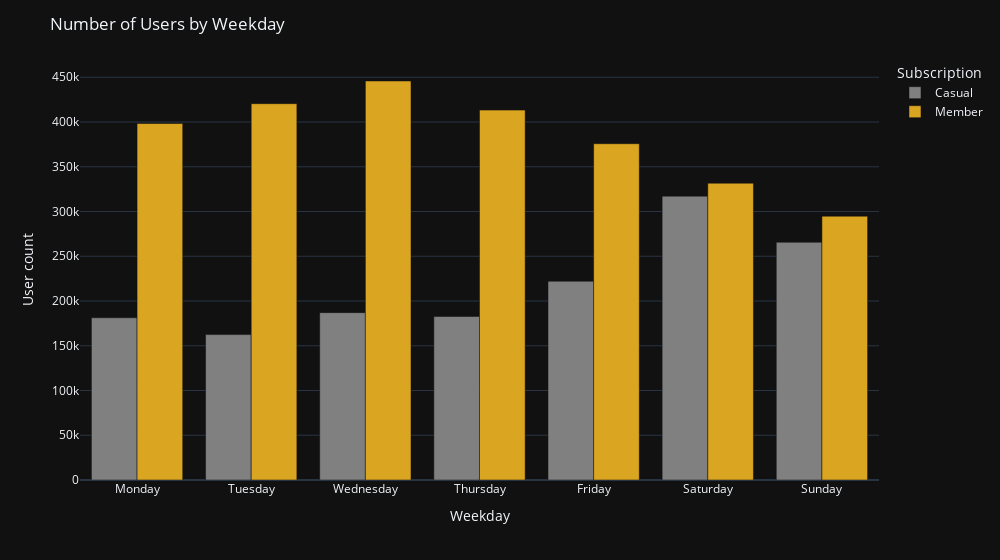

Write notebook code for a chart like this one.
### Code cell
legend_name = {
    'casual': 'Casual',
    'member': 'Member',
}

weekday_count_bar = px.bar(
    weekday_count_df,
    x='weekday',
    y='count',
    width=1000,
    color='member_casual',
    template='plotly_dark',
    barmode='group',
    color_discrete_sequence=["gray", "goldenrod"]
)

weekday_count_bar.update_layout(
    xaxis_title='Weekday', 
    yaxis_title='User count', 
    legend_title_text='Subscription',
    title='Number of Users by Weekday',    
)

weekday_count_bar.for_each_trace(lambda x: x.update(name=legend_name[x.name]))

weekday_count_bar.show()

### Figure 1 — Plotly figure (JSON) as saved in the notebook; plotly's stock layout.template omitted (floating-point values rounded to 4 significant figures)
{"data": [{"alignmentgroup": "True", "hovertemplate": "member_casual=casual<br>weekday=%{x}<br>count=%{y}<extra></extra>", "legendgroup": "casual", "marker": {"color": "gray", "pattern": {"shape": ""}}, "name": "Casual", "offsetgroup": "casual", "orientation": "v", "showlegend": true, "textposition": "auto", "type": "bar", "x": ["Monday", "Tuesday", "Wednesday", "Thursday", "Friday", "Saturday", "Sunday"], "xaxis": "x", "y": [181283, 162472, 187000, 182686, 222086, 317181, 265609], "yaxis": "y"}, {"alignmentgroup": "True", "hovertemplate": "member_casual=member<br>weekday=%{x}<br>count=%{y}<extra></extra>", "legendgroup": "member", "marker": {"color": "goldenrod", "pattern": {"shape": ""}}, "name": "Member", "offsetgroup": "member", "orientation": "v", "showlegend": true, "textposition": "auto", "type": "bar", "x": ["Monday", "Tuesday", "Wednesday", "Thursday", "Friday", "Saturday", "Sunday"], "xaxis": "x", "y": [398293, 420461, 445815, 413285, 375747, 331640, 294777], "yaxis": "y"}], "layout": {"barmode": "group", "legend": {"title": {"text": "Subscription"}, "tracegroupgap": 0}, "margin": {"t": 60}, "title": {"text": "Number of Users by Weekday"}, "width": 1000, "xaxis": {"anchor": "y", "domain": [0, 1], "title": {"text": "Weekday"}}, "yaxis": {"anchor": "x", "domain": [0, 1], "title": {"text": "User count"}}}}
